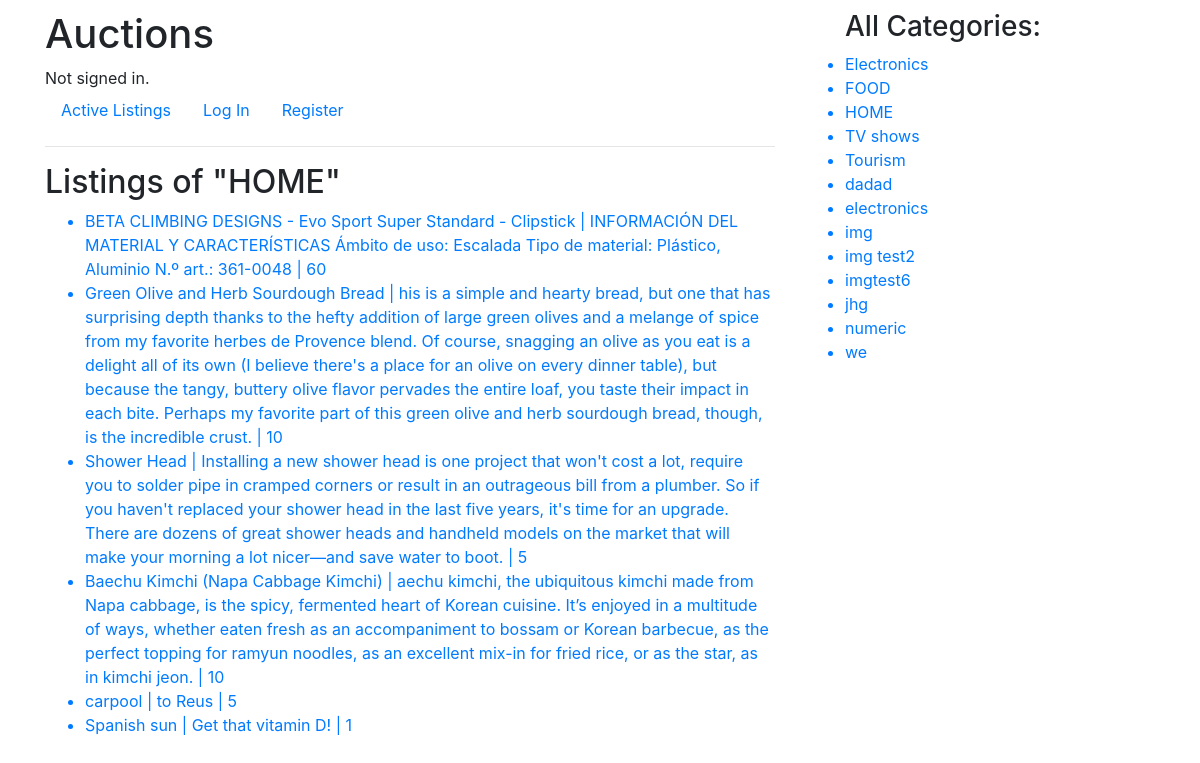
The page /HOME/category/ on the database its author committed.
### auctions/models.py (models this page shows, shortened)
class Listing(models.Model):
    starting_bid = models.PositiveIntegerField()
    title = models.CharField(max_length=64)
    description = models.TextField(default="textcontent")
    photo = models.ImageField(null=True, blank=True,
                              upload_to="images/", default=0)
    user = models.ForeignKey(
        User, on_delete=models.CASCADE, default=1, related_name="listing")
    active = BooleanField(default=True)
    price_sold_for = models.IntegerField(default=0, blank=True)
    date_listed = models.DateField(default=timezone.now)
    category = models.CharField(
        max_length=10,
        default='HOME'
    )

### auctions/views.py (the view)
# urls.py: path('<str:category>/category/', views.category, name='category'),
def category(request, category):
    listings = Listing.objects.filter(category=category)
    return render(request, 'auctions/category.html', {
        'listings': listings,
        'category': category,
        "categories": categories
    })

### auctions/templates/auctions/category.html
{% extends "auctions/layout.html" %}
{% block body %}
<h2>Listings of "{{ category }}"</h2>
<ul>
    {% for listing in listings %}
    <a href="{% url 'listing' listing_id=listing.id %}">
        <li>{{ listing.title }} | {{ listing.description }} | {{ listing.starting_bid}} </li>
    </a>
    {% endfor %}
</ul>
{% endblock %}

### auctions/static/auctions/styles.css (style rules this page uses)
body { padding: 10px; }

### rows shown on the page
Listing: title "BETA CLIMBING DESIGNS - Evo Sport Super Standard - Clipstick", description "INFORMACIÓN DEL MATERIAL Y CARACTERÍSTICAS Ámbito de uso: Escalada Tipo de material: Plástico, Aluminio N.º art.: 361-0048", starting_bid "60"
Listing: title "Green Olive and Herb Sourdough Bread", description "his is a simple and hearty bread, but one that has surprising depth thanks to the hefty addition of large green olives and a melange of spice from my favorite herbes de Provence blend. Of course, snagging an olive as you eat is a delight all of its own (I believe there's a place for an olive on every dinner table), but because the tangy, buttery olive flavor pervades the entire loaf, you taste their impact in each bite. Perhaps my favorite part of this green olive and herb sourdough bread, though, is the incredible crust.", starting_bid "10"
Listing: title "Shower Head", description "Installing a new shower head is one project that won't cost a lot, require you to solder pipe in cramped corners or result in an outrageous bill from a plumber. So if you haven't replaced your shower head in the last five years, it's time for an upgrade. There are dozens of great shower heads and handheld models on the market that will make your morning a lot nicer—and save water to boot.", starting_bid "5"
Listing: title "Baechu Kimchi (Napa Cabbage Kimchi)", description "aechu kimchi, the ubiquitous kimchi made from Napa cabbage, is the spicy, fermented heart of Korean cuisine. It’s enjoyed in a multitude of ways, whether eaten fresh as an accompaniment to bossam or Korean barbecue, as the perfect topping for ramyun noodles, as an excellent mix-in for fried rice, or as the star, as in kimchi jeon.", starting_bid "10"
Listing: title "carpool", description "to Reus", starting_bid "5"
Listing: title "Spanish sun", description "Get that vitamin D!", starting_bid "1"

### other values the page prints
{{ category }} "HOME"
{{ c }} "Electronics" "FOOD" "HOME" "TV shows" "Tourism" "dadad" "electronics" "img" "img test2" "imgtest6" "jhg" "numeric" "we"
